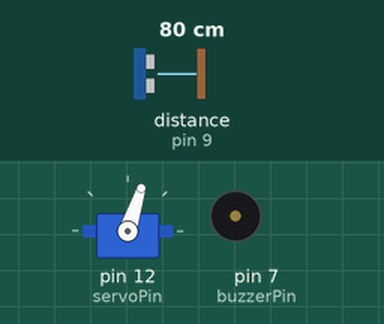
Bench run of a sketch on a simulated Arduino Uno, built with avr-gcc and run on an emulated ATmega328P. On the bench: servo, buzzer (waves = sounding). Wiring (inferred from the names in the program): ultrasonic range finder: trigger pin 8; echo pin 9. The test bench sets the inputs (shaded band); at power-on: distance to the obstacle (sensor on pin 9) 80 cm. The echo pulse lasts 58.3 µs per cm; what the sketch prints to the serial monitor is not drawn.

Above: at 1.2 s.
1.3 s: distance to the obstacle (sensor on pin 9) set to 2 cm
At 1.8 s:
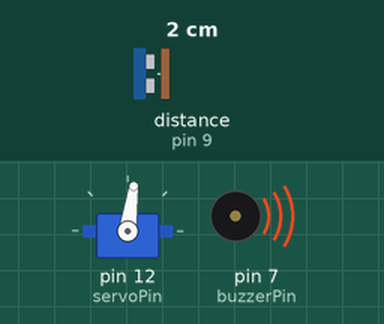
4.3 s: distance to the obstacle (sensor on pin 9) set to 35 cm
At 4.8 s:
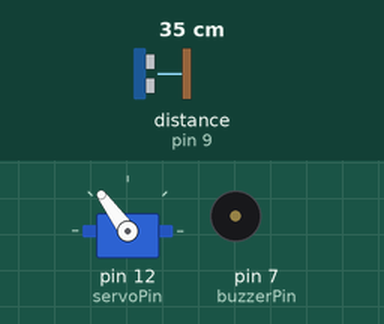
7.3 s: distance to the obstacle (sensor on pin 9) set to 4 cm
At 8.28 s:
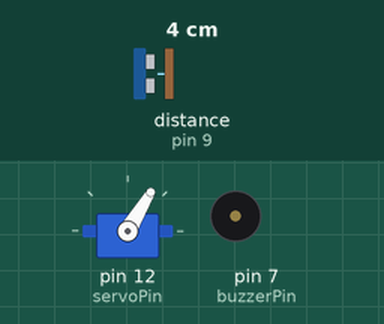
10.3 s: distance to the obstacle (sensor on pin 9) set to 60 cm
At 10.8 s:
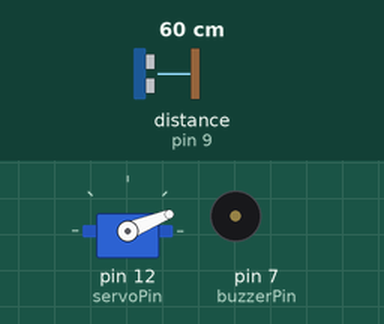
13.3 s: distance to the obstacle (sensor on pin 9) set to 9 cm
At 13.97 s:
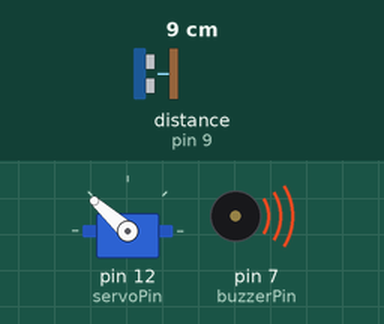
Timing chart, 0 to 22.3 s (numbered marks = the images above; inputs shaded):
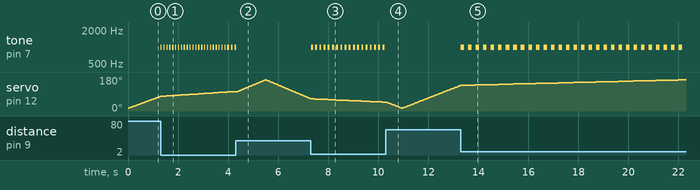

The sketch:

Sonar_Radar.ino
```cpp
#include <Servo.h>

// Ultrasonic Sensor Pins
#define trigPin 8
#define echoPin 9

// Servo Pin
#define servoPin 12

// Buzzer Pin
#define buzzerPin 7

Servo myservo;

long duration;
int distance;

// Function to calculate distance
int calculateDistance() {
  digitalWrite(trigPin, LOW);
  delayMicroseconds(2);

  digitalWrite(trigPin, HIGH);
  delayMicroseconds(10);

  digitalWrite(trigPin, LOW);

  duration = pulseIn(echoPin, HIGH);

  distance = duration * 0.034 / 2;

  return distance;
}

void setup() {
  pinMode(trigPin, OUTPUT);
  pinMode(echoPin, INPUT);

  pinMode(buzzerPin, OUTPUT);

  myservo.attach(servoPin);

  Serial.begin(9600);
}

void loop() {

  // Sweep from 15° to 165°
  for (int i = 15; i <= 165; i++) {

    myservo.write(i);
    delay(15);

    distance = calculateDistance();

    // Send data to Processing radar display
    Serial.print(i);
    Serial.print(",");
    Serial.print(distance);
    Serial.print(".");

    // ----- BUZZER CONTROL -----
    if (distance > 0 && distance <= 20) {

      // Faster beeps when object is very close
      int beepDelay = map(distance, 1, 20, 50, 300);

      tone(buzzerPin, 1000); // 1kHz tone
      delay(beepDelay);

      noTone(buzzerPin);
      delay(beepDelay);

    } else {
      noTone(buzzerPin);
    }
  }

  // Sweep back from 165° to 15°
  for (int i = 165; i >= 15; i--) {

    myservo.write(i);
    delay(15);

    distance = calculateDistance();

    Serial.print(i);
    Serial.print(",");
    Serial.print(distance);
    Serial.print(".");

    // ----- BUZZER CONTROL -----
    if (distance > 0 && distance <= 20) {

      int beepDelay = map(distance, 1, 20, 50, 300);

      tone(buzzerPin, 1000);
      delay(beepDelay);

      noTone(buzzerPin);
      delay(beepDelay);

    } else {
      noTone(buzzerPin);
    }
  }
}
```

Measured:
- after the input at 1.3 s, tone on pin 7 (buzzerPin): alternates 1000 Hz for 0.05 s and silent for 0.07 s, starting at once
- after the input at 4.3 s, tone on pin 7 (buzzerPin): goes on until 4.3 s, then stays silent
- after the input at 7.3 s, tone on pin 7 (buzzerPin): alternates 1000 Hz for 0.08 s and silent for 0.09 s, starting at once
- after the input at 10.3 s, tone on pin 7 (buzzerPin): stops changing and stays silent
- after the input at 13.3 s, tone on pin 7 (buzzerPin): alternates 1000 Hz for 0.14 s and silent for 0.16 s, starting at once
